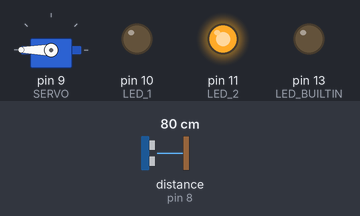
A program run on a simulated Arduino Pro Mini, built with avr-gcc and run on an emulated ATmega328P. Parts: servo, output pins drawn as LEDs (lit = HIGH). Wiring (inferred from the names in the program): ultrasonic range finder: trigger pin 7; echo pin 8. Dashed ring = blinking. Inputs (shaded band) come from the test bench; at power-on: distance to the obstacle (sensor on pin 8) 80 cm. The echo pulse lasts 58.3 µs per cm; pins used as bus, display or sensor lines are not drawn.

Above: at 1.2 s.
1.3 s: distance to the obstacle (sensor on pin 8) set to 2 cm
At 1.62 s:
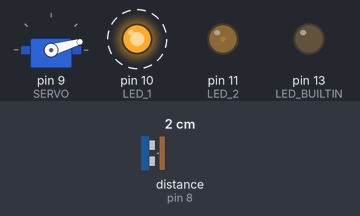
4.3 s: distance to the obstacle (sensor on pin 8) set to 18 cm
At 5.0 s:
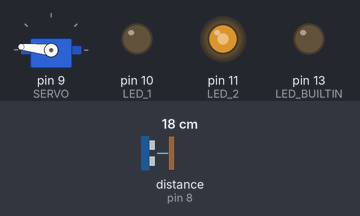
5.9 s: distance to the obstacle (sensor on pin 8) set to 4 cm
At 6.08 s:
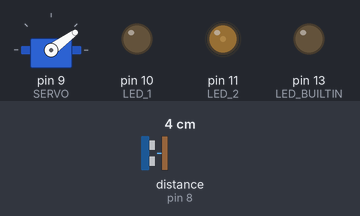
8.9 s: distance to the obstacle (sensor on pin 8) set to 9 cm
At 9.6 s:
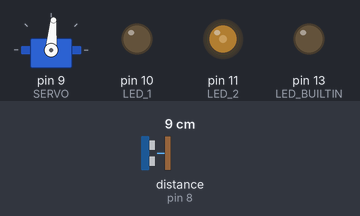
10.4 s: distance to the obstacle (sensor on pin 8) set to 35 cm
At 11.0 s:
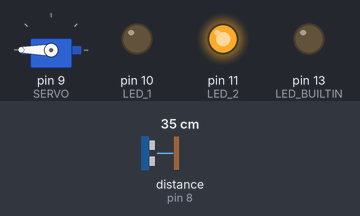
Timing chart, 0 to 12.9 s (numbered marks = the images above; inputs shaded):
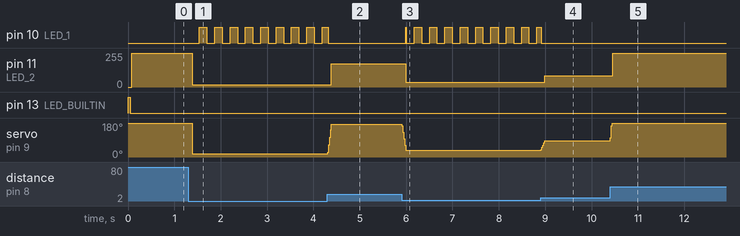

Measured:
- after the input at 1.3 s, pin 10 (LED_1): alternates HIGH for 0.16 s and LOW for 0.17 s, starting after 0.24 s; pin 11 (LED_2): 255/255 → 16/255 after 0.09 s; servo on pin 9 (SERVO): goes 3 × (16° 0.37 s, 17° 0.02 s), 16° 1.3 s, 17° 0.02 s, then 16°, starting after 0.09 s
- after the input at 4.3 s, pin 10 (LED_1): goes on until 4.3 s, then stays LOW
- after the input at 5.9 s, pin 10 (LED_1): LOW → HIGH after 0.09 s, then repeats every 0.33 s: LOW 0.17 s, HIGH 0.16 s; pin 11 (LED_2): 174/255 → 36/255 after 0.09 s; servo on pin 9 (SERVO): 174° → 36° at once
- after the input at 8.9 s, pin 11 (LED_2): 36/255 → 85/255 after 0.09 s; servo on pin 9 (SERVO): 36° → 85° at once
- after the input at 10.4 s, pin 11 (LED_2): 85/255 → 255/255 after 0.06 s; servo on pin 9 (SERVO): 85° → 180° at once

The program:

main.cpp
```cpp
#include <Arduino.h>
#include <EnableInterrupt.h>
#include <Servo.h>

//#define DEBUG

#define SONIC_TRIGGER 7
#define SONIC_ECHO 8

#define SERVO 9
#define LED_1 10
#define LED_2 11

//

Servo servo;

volatile uint32_t sonicEchoStart = 0;
volatile uint32_t sonicEchoStop = 0;
volatile uint32_t sonicPulseWidth = 0;

void sonicInterrupt() {
  uint32_t now = micros();

  uint8_t echoPin = digitalRead(SONIC_ECHO);
  if (echoPin == 1) {
    sonicEchoStart = now;
    //sonicWidth = 0;
  } else {
    sonicEchoStop = now;
    if (sonicEchoStart != 0) {
      sonicPulseWidth = sonicEchoStop - sonicEchoStart;
    }
  }
}

//

static uint8_t servoAngle = 180;
static uint32_t sonicDistance = 255;

void setup() {
#ifdef DEBUG
  Serial.begin(9600);
  Serial.println("Initializing...");
#endif

  pinMode(LED_BUILTIN, OUTPUT);

  pinMode(SERVO, OUTPUT);
  pinMode(LED_1, OUTPUT);
  pinMode(LED_2, OUTPUT);

  //

  servo.attach(SERVO);
  // sweep at init
#if 0
  for (int i = 90; i >= 0; i--) {
    servo.write(i);
    delay(5);
  }
  for (int i = 0; i <= 180; i++) {
    servo.write(i);
    delay(5);
  }
  for (int i = 180; i > 90; i--) {
    servo.write(i);
    delay(5);
  }
#endif
  servo.write(servoAngle);

  //

  pinMode(SONIC_TRIGGER, OUTPUT);
  pinMode(SONIC_ECHO, INPUT);

  enableInterrupt(SONIC_ECHO, sonicInterrupt, CHANGE);

#ifdef DEBUG
  Serial.println("Interrupts set, ready to roll");
#endif
}

#define SONIC_PULSE_BUFFER_SIZE 16
static uint8_t sonicPulsePos = 0;
static uint32_t sonicPulseBuffer[SONIC_PULSE_BUFFER_SIZE];
static uint8_t loopCounter = 0;

void loop() {
  loopCounter++;

  // Sonic sensor probe
  digitalWrite(SONIC_TRIGGER, 1);
  delayMicroseconds(10);
  digitalWrite(SONIC_TRIGGER, 0);

  // Sonic sensor monitor output
  if (sonicPulseWidth != 0) {
    uint32_t curSonicDistance = sonicPulseWidth * 340 / 2000;
    sonicPulseBuffer[sonicPulsePos] = curSonicDistance;
    sonicPulsePos = (sonicPulsePos + 1) % SONIC_PULSE_BUFFER_SIZE;

    uint32_t curAvgSonicDistance = 0;
    for (uint8_t i = 0; i < SONIC_PULSE_BUFFER_SIZE; i++) {
      curAvgSonicDistance += sonicPulseBuffer[i];
    }
    curAvgSonicDistance /= SONIC_PULSE_BUFFER_SIZE;
#ifdef DEBUG
    Serial.print("Sonic pulse ");
    Serial.print(sonicPulseWidth);
    Serial.print("us ");
    Serial.print(curSonicDistance);
    Serial.print("mm avg ");
    Serial.print(curAvgSonicDistance);
    Serial.println("mm");
#endif
    sonicDistance = curAvgSonicDistance;

    uint32_t newServoAngle = sonicDistance / 1;
    if (newServoAngle > 180) {
      newServoAngle = 180;
    }
    servoAngle = newServoAngle;

  } else {
    digitalWrite(LED_BUILTIN, 1);
    delay(50);
    digitalWrite(LED_BUILTIN, 0);
  }

  uint8_t proximityAlert = 0;
  if (sonicDistance < 40) {
    proximityAlert = 1;
  }

  servo.write(servoAngle);
  digitalWrite(LED_1, (loopCounter % 64) > 32 ? proximityAlert : 0);
  analogWrite(LED_2, sonicDistance <= 255 ? sonicDistance : 255);

#ifdef DEBUG
  delay(10);
#else
  delay(5);
#endif
}
```
